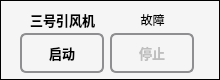
  <widget class="QFrame" name="frame_12">
   <property name="geometry">
    <rect>
     <x>560</x>
     <y>1150</y>
     <width>220</width>
     <height>80</height>
    </rect>
   </property>
   <property name="sizePolicy">
    <sizepolicy hsizetype="Fixed" vsizetype="Preferred">
     <horstretch>0</horstretch>
     <verstretch>0</verstretch>
    </sizepolicy>
   </property>
   <property name="minimumSize">
    <size>
     <width>220</width>
     <height>80</height>
    </size>
   </property>
   <property name="styleSheet">
    <string notr="true">background-color: rgb(245, 245, 245);</string>
   </property>
   <property name="frameShape">
    <enum>QFrame::Box</enum>
   </property>
   <property name="frameShadow">
    <enum>QFrame::Plain</enum>
   </property>
   <widget class="QLabel" name="label_37">
    <property name="geometry">
     <rect>
      <x>30</x>
      <y>10</y>
      <width>80</width>
      <height>20</height>
     </rect>
    </property>
    <property name="font">
     <font>
      <pointsize>10</pointsize>
      <weight>75</weight>
      <bold>true</bold>
     </font>
    </property>
    <property name="text">
     <string>三号引风机</string>
    </property>
   </widget>
   <widget class="QLabel" name="fan_three_state_label">
    <property name="geometry">
     <rect>
      <x>130</x>
      <y>10</y>
      <width>45</width>
      <height>20</height>
     </rect>
    </property>
    <property name="text">
     <string>故障</string>
    </property>
    <property name="alignment">
     <set>Qt::AlignCenter</set>
    </property>
   </widget>
   <widget class="QPushButton" name="startFanThreeButton">
    <property name="geometry">
     <rect>
      <x>20</x>
      <y>33</y>
      <width>84</width>
      <height>40</height>
     </rect>
    </property>
    <property name="font">
     <font>
      <pointsize>10</pointsize>
      <weight>75</weight>
      <bold>true</bold>
     </font>
    </property>
    <property name="styleSheet">
     <string notr="true">QPushButton {
    border: 2px solid #8f8f91;
    border-radius: 6px;
    background-color: qlineargradient(x1: 0, y1: 0, x2: 0, y2: 1,
                                      stop: 0 #f6f7fa, stop: 1 #dadbde);
    min-width: 80px;
}

QPushButton:pressed {
    background-color: qlineargradient(x1: 0, y1: 0, x2: 0, y2: 1,
                                      stop: 0 #dadbde, stop: 1 #f6f7fa);
}

QPushButton:flat {
    border: none; /* no border for a flat push button */
}

QPushButton:default {
    border-color: navy; /* make the default button prominent */
}</string>
    </property>
    <property name="text">
     <string>启动</string>
    </property>
    <property name="flat">
     <bool>false</bool>
    </property>
   </widget>
   <widget class="QPushButton" name="stopFanThreeButton">
    <property name="enabled">
     <bool>false</bool>
    </property>
    <property name="geometry">
     <rect>
      <x>110</x>
      <y>33</y>
      <width>84</width>
      <height>40</height>
     </rect>
    </property>
    <property name="font">
     <font>
      <pointsize>10</pointsize>
      <weight>75</weight>
      <bold>true</bold>
     </font>
    </property>
    <property name="styleSheet">
     <string notr="true">QPushButton {
    border: 2px solid #8f8f91;
    border-radius: 6px;
    background-color: qlineargradient(x1: 0, y1: 0, x2: 0, y2: 1,
                                      stop: 0 #f6f7fa, stop: 1 #dadbde);
    min-width: 80px;
}

QPushButton:pressed {
    background-color: qlineargradient(x1: 0, y1: 0, x2: 0, y2: 1,
                                      stop: 0 #dadbde, stop: 1 #f6f7fa);
}

QPushButton:flat {
    border: none; /* no border for a flat push button */
}

QPushButton:default {
    border-color: navy; /* make the default button prominent */
}</string>
    </property>
    <property name="text">
     <string>停止</string>
    </property>
    <property name="flat">
     <bool>false</bool>
    </property>
   </widget>
  </widget>
